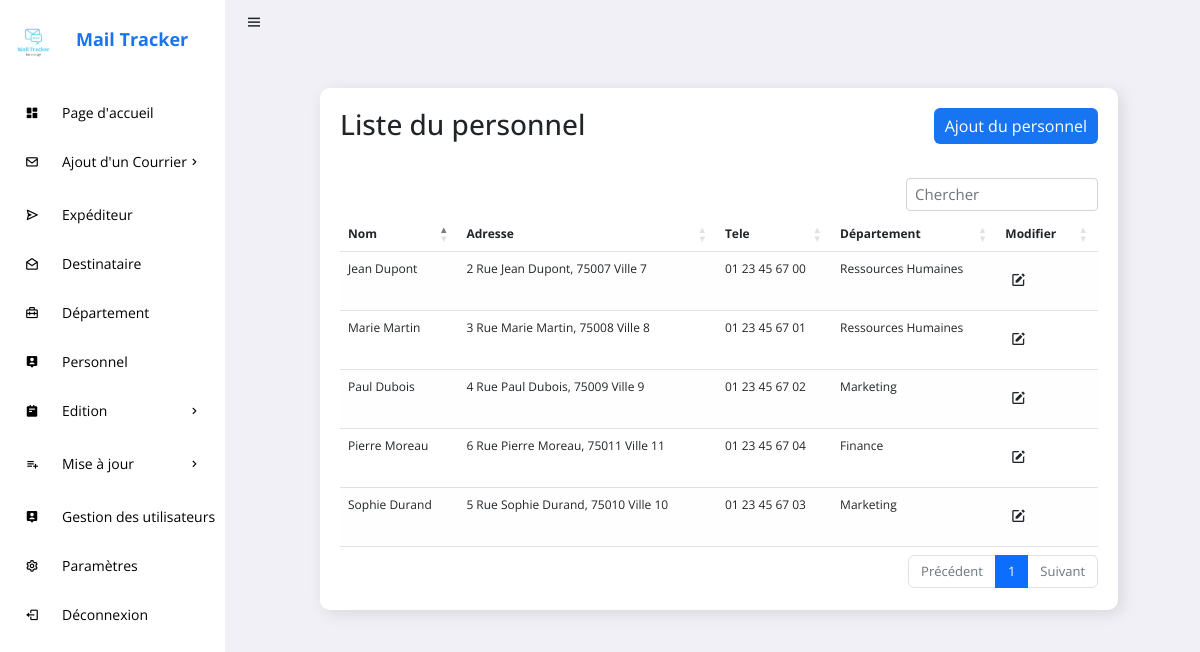
/personnel.php (signed in), run on the app's committed database.
### tables this page shows
CREATE TABLE IF NOT EXISTS `personnel` (
  `ID_PERSONNEL` int NOT NULL AUTO_INCREMENT,
  `ID_DEPARTEMENT` int DEFAULT NULL,
  `NOM_PERSONNEL` varchar(255) DEFAULT NULL,
  `ADRESSE_PERSONNEL` text,
  `TEL_PERSONNEL` text,
  `NOM_DEPARTEMENT` text,
  PRIMARY KEY (`ID_PERSONNEL`),
  KEY `ID_DEPARTEMENT` (`ID_DEPARTEMENT`)
);

CREATE TABLE IF NOT EXISTS `departement` (
  `ID_DEPARTEMENT` int NOT NULL AUTO_INCREMENT,
  `NOM_DEPARTEMENT` varchar(255) DEFAULT NULL,
  `RESPONSABLE` text,
  PRIMARY KEY (`ID_DEPARTEMENT`)
);

### personnel.php (the view, shortened to what this page needs)
<?php
    include "connexion/config.php";
?>
<!DOCTYPE html>
<html lang="en">
<head>
	<link rel="stylesheet" href="https://cdn.datatables.net/1.12.1/css/dataTables.bootstrap5.min.css">
    <link rel="stylesheet" href="https://cdn.jsdelivr.net/npm/bootstrap@5.2.0/dist/css/bootstrap.min.css">
    <link rel="stylesheet" href="https://cdnjs.cloudflare.com/ajax/libs/font-awesome/6.1.2/css/all.min.css">
    <link href='https://unpkg.com/boxicons@2.0.9/css/boxicons.min.css' rel='stylesheet'>
	<link rel="stylesheet" href="css/style.css">
</head>
<body>
	<section id="sidebar">
		<a href="#" class="brand"><img src="image/Mail.jpg" width="55" height="55" style="margin-top:20px;"><span>Mail Tracker</span></a>
		<ul class="side-menu">
			<li><a href="pageAcc.php" class="active"><i class='bx bxs-dashboard icon' ></i>Page d'accueil</a></li>
			<?php
			if($_SESSION['typeC']=='secretaire' || $_SESSION['typeC']=='admin'){
			?>
			<li>
				<a href="#"><i class='bx bx-envelope icon' ></i>Ajout d'un Courrier<i class='bx bx-chevron-right icon-right' ></i></a>
			</li>
			<?php }?>
			<li><a href="expediteur.php"><i class='bx bx-send icon' ></i>Expéditeur</a></li>
			<li><a href="destinataire.php"><i class='bx bx-envelope-open icon' ></i>Destinataire</a></li>
			<?php
			if($_SESSION['typeC']=='admin' || $_SESSION['typeC']=='admin'){
			?>
			<li><a href="departement.php"><i class='bx bx-briefcase-alt-2 icon' ></i>Département</a></li>
			<li><a href="personnel.php"><i class='bx bxs-user-pin icon' ></i>Personnel</a></li>
			<?php }?>
			<li>
				<a href="#"><i class='bx bxs-notepad icon' ></i>Edition <i class='bx bx-chevron-right icon-right' ></i></a>
			</li>
			<?php
			if($_SESSION['typeC']=='user' || $_SESSION['typeC']=='admin'){
			?>
            <li>
				<a href="#"><i class='bx bx-list-plus icon' ></i>Mise à jour<i class='bx bx-chevron-right icon-right' ></i></a>
			</li>
			<?php }?>
			<?php
			if($_SESSION['typeC']=='admin'){
			?>
			<li><a href="gestionU.php"><i class='bx bxs-user-pin icon' ></i>Gestion des utilisateurs</a></li>
			<li><a href="settings.php"><i class='bx bx-cog icon'></i>Paramètres</a></li>
			<?php }?>
			<li><a href="deconn.php"><i class='bx bx-log-out icon' ></i> Déconnexion</a></li>
		</ul>
	</section>
	<section id="content">
		<nav>
			<i class='bx bx-menu toggle-sidebar' ></i>
		</nav>
		<main>
			<div class="data">
				<div class="content-data">
					<div class="details">
						<div class="recentOrders">
							<div class="cardHeader">
								<h3>Liste du personnel</h3>
								<a href="ajouterPer.php" class="btn">Ajout du personnel</a>
							</div>
							</div class="table-responsive">
                                    <table id="example" class="table table-striped">
                                            <thead class="thead-dark">
                                                <tr>
                                                    <th scope="col">Nom </th>
                                                    <th scope="col">Adresse</th>
                                                    <th scope="col">Tele</th>
                                                    <th scope="col">Département</th>
                                                    <th scope="col">Modifier</th>
                                                </tr>
                                            </thead>
                                            <?php
                                $sql = "SELECT * FROM personnel p JOIN departement d on p.ID_DEPARTEMENT=d.ID_DEPARTEMENT";
                                $des = $conn->prepare($sql);
                                $des->execute();
                                $tabDes=$des->fetchAll(PDO::FETCH_ASSOC);
                                foreach($tabDes as $value){
                                ?>
                                <tr>
                                    <td><?php echo $value['NOM_PERSONNEL']?></td>
                                    <td><?php echo $value['ADRESSE_PERSONNEL']?></td>
                                    <td><?php echo $value['TEL_PERSONNEL']?></td>
                                    <td><?php echo $value['NOM_DEPARTEMENT']?></td>
                                    <td>
                                        <a href="modifierPer.php?modifier=<?php echo $value['ID_PERSONNEL']; ?>"><button type="button" class="btn"><i class='bx bxs-edit'></i></button></a>
                                    </td>
                                </tr>
                                <?php }?>
                                        </table>
                                    </div>
                            </div>
						</div>
		</main>
	</section>
</body>
</html>

### css/style.css (style rules this page uses)
* { font-family: 'Open Sans', sans-serif !important; margin: 0; padding: 0; box-sizing: border-box; }
:root { --grey: #F1F0F6; --dark-grey: #8D8D8D; --light: #fff; --dark: #000; --green: #81D43A; --light-green: #E3FFCB; --blue: #1775F1; --light-blue: #D0E4FF; --dark-blue: #0C5FCD; --red: #FC3B56; }
html { overflow-x: hidden; }
body { background: var(--grey); overflow-x: hidden; }
a { text-decoration: none; }
li { list-style: none; }
#sidebar { position: fixed; max-width: 225px; width: 100%; background: var(--light); top: 0; left: 0; height: 100%; overflow-y: auto; scrollbar-width: none; transition: all .3s ease; z-index: 200; }
#sidebar .brand { font-size: 24px; display: flex; align-items: center; height: 64px; font-weight: 700; color: var(--blue); position: sticky; top: 0; left: 0; z-index: 100; background: var(--light); transition: all .3s ease; padding: 0 6px; }
#sidebar .brand span { font-size: 18px; margin-top: 15px; margin-left: 15px; }
#sidebar .icon { min-width: 48px; display: flex; justify-content: center; align-items: center; margin-right: 6px; }
#sidebar .icon-right { margin-left: auto; transition: all .3s ease; }
#sidebar .side-menu { margin: 26px 0; padding: 0 8px; transition: all .3s ease; }
#sidebar .side-menu a { display: flex; align-items: center; font-size: 14px; color: var(--dark); padding: 12px 16px 12px 0; transition: all .3s ease; border-radius: 10px; margin: 4px 0; white-space: nowrap; }
#sidebar a { text-decoration: none; }
#content { position: relative; width: calc(100% - 227px); left: 225px; transition: all .3s ease; }
nav { background: #F1F0F6; height: 44px; padding: 0 20px; display: flex; align-items: center; grid-gap: 28px; position: sticky; top: 0; left: 0; z-index: 100; }
nav .toggle-sidebar { font-size: 18px; cursor: pointer; }
main { width: 96%; padding: 24px 41px 20px 65px; }
main .data { display: flex; grid-gap: 20px; margin-top: 20px; flex-wrap: wrap; }
main .data .content-data { flex-grow: 1; flex-basis: 400px; font-size: 12px; padding: 20px; margin-left: 30px; background: var(--light); border-radius: 10px; box-shadow: 4px 4px 16px rgba(0, 0, 0, .1); }
.details table { width: 100%; border-collapse: collapse; margin-top: 10px; }
table.dataTable.table-striped>tbody>tr.odd>* { box-shadow: inset 0 0 0 9999px rgba(237, 236, 236, 0.05); }
.details .cardHeader { display: flex; justify-content: space-between; align-items: flex-start; height: 70px; }
.cardHeader .btn { position: relative; padding: 5px 10px; background: var(--blue); text-decoration: none; color: white; border-radius: 6px; }
table tr td .btn { padding: 8px 4px; }

### data on the page
personnel: NOM_PERSONNEL "Jean Dupont", ADRESSE_PERSONNEL "2 Rue Jean Dupont, 75007 Ville 7", TEL_PERSONNEL "01 23 45 67 00", ID_DEPARTEMENT.NOM_DEPARTEMENT "Ressources Humaines"
personnel: NOM_PERSONNEL "Marie Martin", ADRESSE_PERSONNEL "3 Rue Marie Martin, 75008 Ville 8", TEL_PERSONNEL "01 23 45 67 01", ID_DEPARTEMENT.NOM_DEPARTEMENT "Ressources Humaines"
personnel: NOM_PERSONNEL "Paul Dubois", ADRESSE_PERSONNEL "4 Rue Paul Dubois, 75009 Ville 9", TEL_PERSONNEL "01 23 45 67 02", ID_DEPARTEMENT.NOM_DEPARTEMENT "Marketing"
personnel: NOM_PERSONNEL "Sophie Durand", ADRESSE_PERSONNEL "5 Rue Sophie Durand, 75010 Ville 10", TEL_PERSONNEL "01 23 45 67 03", ID_DEPARTEMENT.NOM_DEPARTEMENT "Marketing"
personnel: NOM_PERSONNEL "Pierre Moreau", ADRESSE_PERSONNEL "6 Rue Pierre Moreau, 75011 Ville 11", TEL_PERSONNEL "01 23 45 67 04", ID_DEPARTEMENT.NOM_DEPARTEMENT "Finance"
